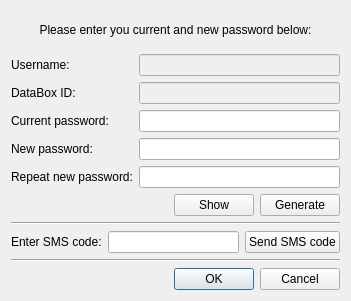
<?xml version="1.0" encoding="UTF-8"?>
<ui version="4.0">
 <class>ChangePwd</class>
 <widget class="QDialog" name="ChangePwd">
  <property name="geometry">
   <rect>
    <x>0</x>
    <y>0</y>
    <width>351</width>
    <height>301</height>
   </rect>
  </property>
  <property name="sizePolicy">
   <sizepolicy hsizetype="Preferred" vsizetype="Preferred">
    <horstretch>0</horstretch>
    <verstretch>0</verstretch>
   </sizepolicy>
  </property>
  <property name="windowTitle">
   <string>Change password</string>
  </property>
  <property name="windowIcon">
   <iconset resource="../../../res/resources.qrc">
    <normaloff>:/icons/3party/user_16.png</normaloff>:/icons/3party/user_16.png</iconset>
  </property>
  <layout class="QVBoxLayout" name="verticalLayout">
   <item>
    <widget class="QLabel" name="infoLabel">
     <property name="text">
      <string>Please enter you current and new password below:</string>
     </property>
     <property name="alignment">
      <set>Qt::AlignCenter</set>
     </property>
    </widget>
   </item>
   <item>
    <layout class="QFormLayout" name="formLayout">
     <item row="1" column="0">
      <widget class="QLabel" name="label_2">
       <property name="text">
        <string>DataBox ID:</string>
       </property>
      </widget>
     </item>
     <item row="1" column="1">
      <widget class="QLineEdit" name="accountLineEdit">
       <property name="enabled">
        <bool>false</bool>
       </property>
       <property name="readOnly">
        <bool>true</bool>
       </property>
      </widget>
     </item>
     <item row="2" column="0">
      <widget class="QLabel" name="label_3">
       <property name="text">
        <string>Current password:</string>
       </property>
      </widget>
     </item>
     <item row="2" column="1">
      <widget class="QLineEdit" name="currentPwdLineEdit">
       <property name="echoMode">
        <enum>QLineEdit::Password</enum>
       </property>
      </widget>
     </item>
     <item row="3" column="0">
      <widget class="QLabel" name="label_4">
       <property name="toolTip">
        <string>The password must be at least 8 characters long and
must contain at least one digit and one capital letter.</string>
       </property>
       <property name="text">
        <string>New password:</string>
       </property>
      </widget>
     </item>
     <item row="3" column="1">
      <widget class="QLineEdit" name="newPwdLineEdit">
       <property name="toolTip">
        <string>The password must be at least 8 characters long and
must contain at least one digit and one capital letter.</string>
       </property>
       <property name="echoMode">
        <enum>QLineEdit::Password</enum>
       </property>
      </widget>
     </item>
     <item row="4" column="0">
      <widget class="QLabel" name="label_5">
       <property name="toolTip">
        <string>Repeat the password. The password must be
at least 8 characters long and must contain
at least one digit and one capital letter.</string>
       </property>
       <property name="text">
        <string>Repeat new password:</string>
       </property>
      </widget>
     </item>
     <item row="4" column="1">
      <widget class="QLineEdit" name="NewPwdLineEdit2">
       <property name="toolTip">
        <string>Repeat the password. The password must be
at least 8 characters long and must contain
at least one digit and one capital letter.</string>
       </property>
       <property name="echoMode">
        <enum>QLineEdit::Password</enum>
       </property>
      </widget>
     </item>
     <item row="5" column="0">
      <widget class="QLabel" name="label_6">
       <property name="text">
        <string/>
       </property>
      </widget>
     </item>
     <item row="5" column="1">
      <layout class="QHBoxLayout" name="horizontalLayout">
       <item>
        <spacer name="horizontalSpacer">
         <property name="orientation">
          <enum>Qt::Horizontal</enum>
         </property>
         <property name="sizeHint" stdset="0">
          <size>
           <width>40</width>
           <height>20</height>
          </size>
         </property>
        </spacer>
       </item>
       <item>
        <widget class="QPushButton" name="showHideButton">
         <property name="text">
          <string>Show</string>
         </property>
        </widget>
       </item>
       <item>
        <widget class="QPushButton" name="generateButton">
         <property name="text">
          <string>Generate</string>
         </property>
        </widget>
       </item>
      </layout>
     </item>
     <item row="0" column="0">
      <widget class="QLabel" name="label">
       <property name="text">
        <string>Username:</string>
       </property>
      </widget>
     </item>
     <item row="0" column="1">
      <widget class="QLineEdit" name="userNameLneEdit">
       <property name="enabled">
        <bool>false</bool>
       </property>
       <property name="readOnly">
        <bool>true</bool>
       </property>
      </widget>
     </item>
    </layout>
   </item>
   <item>
    <widget class="Line" name="line">
     <property name="orientation">
      <enum>Qt::Horizontal</enum>
     </property>
    </widget>
   </item>
   <item>
    <layout class="QHBoxLayout" name="horizontalLayout_2">
     <item>
      <widget class="QLabel" name="otpLabel">
       <property name="text">
        <string>Enter SMS code:</string>
       </property>
      </widget>
     </item>
     <item>
      <widget class="QLineEdit" name="secCodeLineEdit">
       <property name="toolTip">
        <string>Enter SMS or security code</string>
       </property>
      </widget>
     </item>
     <item>
      <widget class="QPushButton" name="smsPushButton">
       <property name="toolTip">
        <string>Send SMS security code.</string>
       </property>
       <property name="text">
        <string>Send SMS code</string>
       </property>
      </widget>
     </item>
    </layout>
   </item>
   <item>
    <widget class="Line" name="line_2">
     <property name="orientation">
      <enum>Qt::Horizontal</enum>
     </property>
    </widget>
   </item>
   <item>
    <widget class="QDialogButtonBox" name="buttonBox">
     <property name="orientation">
      <enum>Qt::Horizontal</enum>
     </property>
     <property name="standardButtons">
      <set>QDialogButtonBox::Cancel|QDialogButtonBox::Ok</set>
     </property>
    </widget>
   </item>
  </layout>
 </widget>
 <resources>
  <include location="../../../res/resources.qrc"/>
 </resources>
 <connections>
  <connection>
   <sender>buttonBox</sender>
   <signal>accepted()</signal>
   <receiver>ChangePwd</receiver>
   <slot>accept()</slot>
   <hints>
    <hint type="sourcelabel">
     <x>248</x>
     <y>254</y>
    </hint>
    <hint type="destinationlabel">
     <x>157</x>
     <y>274</y>
    </hint>
   </hints>
  </connection>
  <connection>
   <sender>buttonBox</sender>
   <signal>rejected()</signal>
   <receiver>ChangePwd</receiver>
   <slot>reject()</slot>
   <hints>
    <hint type="sourcelabel">
     <x>316</x>
     <y>260</y>
    </hint>
    <hint type="destinationlabel">
     <x>286</x>
     <y>274</y>
    </hint>
   </hints>
  </connection>
 </connections>
</ui>
